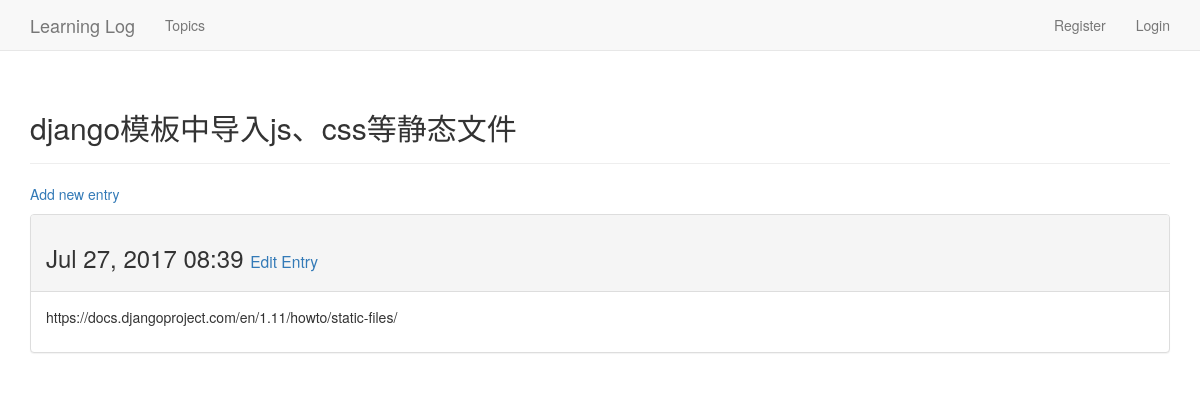
Page /topics/6/ on the committed database.
### learning_blogs/models.py (models this page shows, shortened)
class Topic(models.Model):
    text = models.CharField(max_length=200)
    date_added = models.DateTimeField(auto_now_add=True)
    owner = models.ForeignKey(User)
    def __str__(self):
        return self.text

class Entry(models.Model):
    topic = models.ForeignKey(Topic)
    text = models.TextField()
    date_added = models.DateTimeField(auto_now_add=True)
    class Meta:
        verbose_name_plural = 'entries'

### learning_blogs/views.py (the view)
# urls.py: url(r'^topics/(?P<topic_id>\d+)/$', views.topic, name='topic'),
def topic(request, topic_id):
    topic = Topic.objects.get(id=topic_id)
    entries = topic.entry_set.order_by('-date_added')
    context = {'topic': topic, 'entries': entries}
    return render(request, 'learning_blogs/topic.html', context=context)

### learning_blogs/templates/learning_blogs/topic.html
{% extends "learning_blogs/base.html" %}
{% block header %}
<h2>{{ topic }}</h2>
{% endblock header %}
{% block content %}
<p>
    <a href="{% url 'learning_blogs:new_entry' topic.id %}">Add new entry</a>
</p>
{% for entry in entries %}
<div class="panel panel-default">
    <div class="panel-heading">
        <h3>
            {{ entry.date_added|date:'M d, Y H:i' }}
            <small>
                <a href="{% url 'learning_blogs:edit_entry' entry.id %}">Edit Entry</a>
            </small>
        </h3>
    </div>
    <div class="panel-body">
        {{ entry.text|linebreaks }}
    </div>
</div>
{% empty %}
<li>There are no entries for this topic yet.</li>
{% endfor %}
{% endblock content %}

### rows in the picture
Topic: text "django模板中导入js、css等静态文件"
Entry: date_added "Jul 27, 2017 08:39", text "https://docs.djangoproject.com/en/1.11/howto/static-files/"
